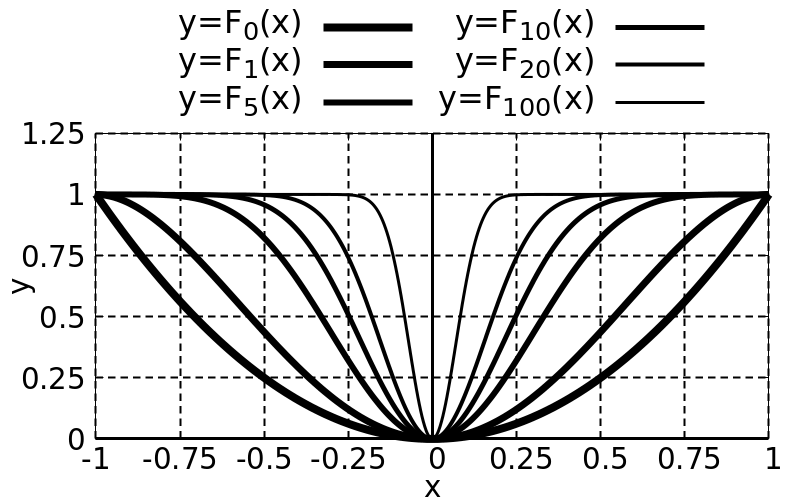

gnuplot code for this plot:
load "template/function-plot.gnuplot"

set key outside above

set xrange [-1:1]
set yrange [0:1.25]

set xtics 0.25
set ytics 0.25

f(x,n) = x*x*(1-x*x)**n

plot \
  sum [n=0:0] f(x,n) lc 0 lw 8 title "y=F_0(x)", \
  sum [n=0:1] f(x,n) lc 0 lw 7 title "y=F_1(x)", \
  sum [n=0:5] f(x,n) lc 0 lw 6 title "y=F_{5}(x)", \
  sum [n=0:10] f(x,n) lc 0 lw 5 title "y=F_{10}(x)", \
  sum [n=0:20] f(x,n) lc 0 lw 4 title "y=F_{20}(x)", \
  sum [n=0:100] f(x,n) lc 0 lw 3 title "y=F_{100}(x)"
